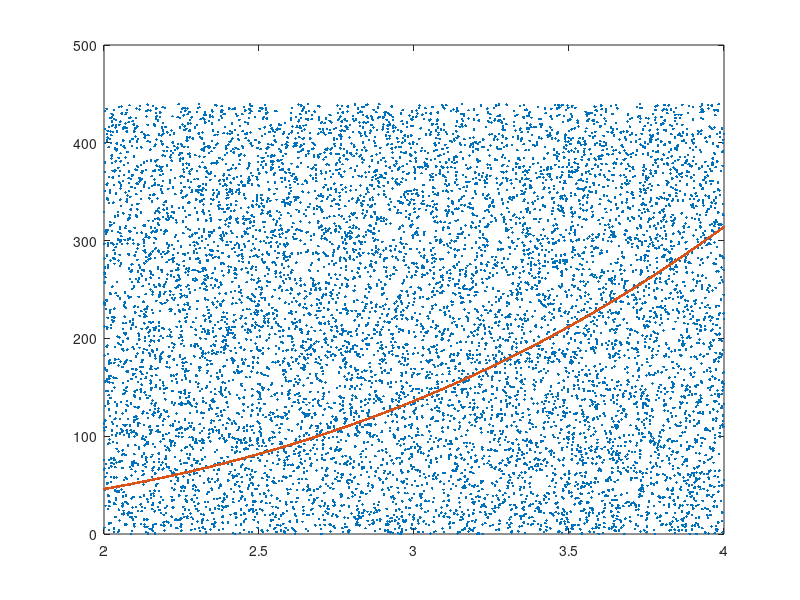

This figure's MATLAB source:
% Monte Carlo Integration
% Vectorized Version
clc, clearvars, close all, format compact

% This method optimizes performance over simplicity
% Dots are not colored red and blue

tic
f = @(x) 10 + 5*x.^3-x.^2;

% Parameters
N = 10000;
a = 2; b = 4;
M = 1.4*max(f(linspace(a,b)));

% Generate Random Points
x = rand(1,N)*(b-a) + a;
y_val = rand(1,N)*M;

% Perform Integral Calculation
fx = f(x);
PercentUnderCurve = sum(y_val < fx) / N;
Monte_Integral = PercentUnderCurve * M * (b-a)
Matlab_Integral = integral(f,a,b)
PercentError = abs(Monte_Integral-Matlab_Integral)/Matlab_Integral*100
toc

% Plot
plot(x,y_val','.')
hold on
plot(x,fx,'.')